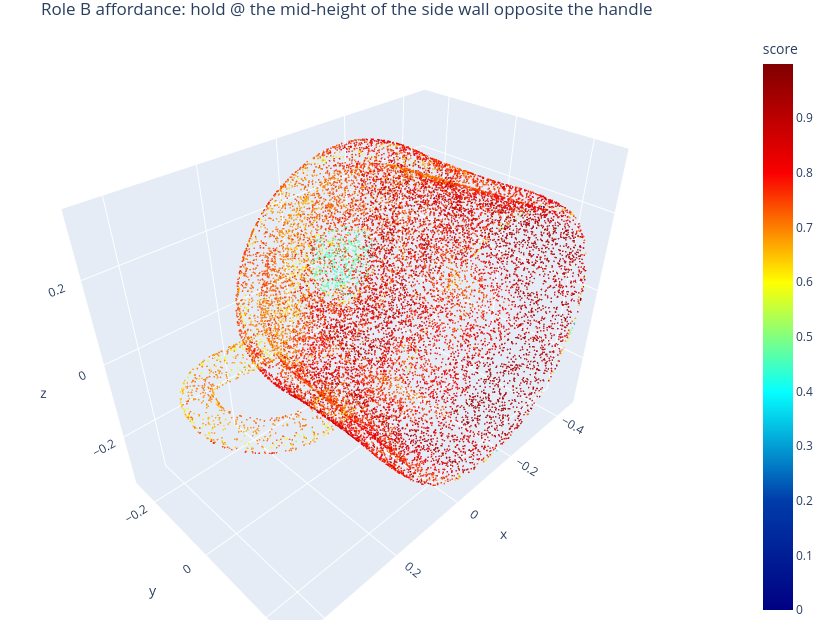

Notebook code cell kept with this figure:
### Code cell
show_cloud(xyz, scoreB, f"Role B affordance: {roleB['role']} @ {roleB['contact_region']}",
           cmin=0, cmax=max(0.2, float(scoreB.max())), colorscale="Jet", colorbar=True).show()

### Figure 1 — Plotly figure (JSON) as saved in the notebook; plotly's stock layout.template omitted (floating-point values rounded to 4 significant figures; data arrays with more than 128 entries replaced by an {"elided": "..."} marker saying what was removed)
{"data": [{"marker": {"cmax": 0.999, "cmin": 0, "color": {"elided": "16384 float values"}, "colorbar": {"title": {"text": "score"}}, "colorscale": [[0, "rgb(0,0,131)"], [0.2, "rgb(0,60,170)"], [0.4, "rgb(5,255,255)"], [0.6, "rgb(255,255,0)"], [0.8, "rgb(250,0,0)"], [1, "rgb(128,0,0)"]], "opacity": 0.85, "size": 1}, "mode": "markers", "type": "scatter3d", "x": {"elided": "16384 float values"}, "y": {"elided": "16384 float values"}, "z": {"elided": "16384 float values"}}], "layout": {"height": 620, "margin": {"b": 0, "l": 0, "r": 0, "t": 30}, "scene": {"aspectmode": "data"}, "title": {"text": "Role B affordance: hold @ the mid-height of the side wall opposite the handle"}, "width": 820}}
